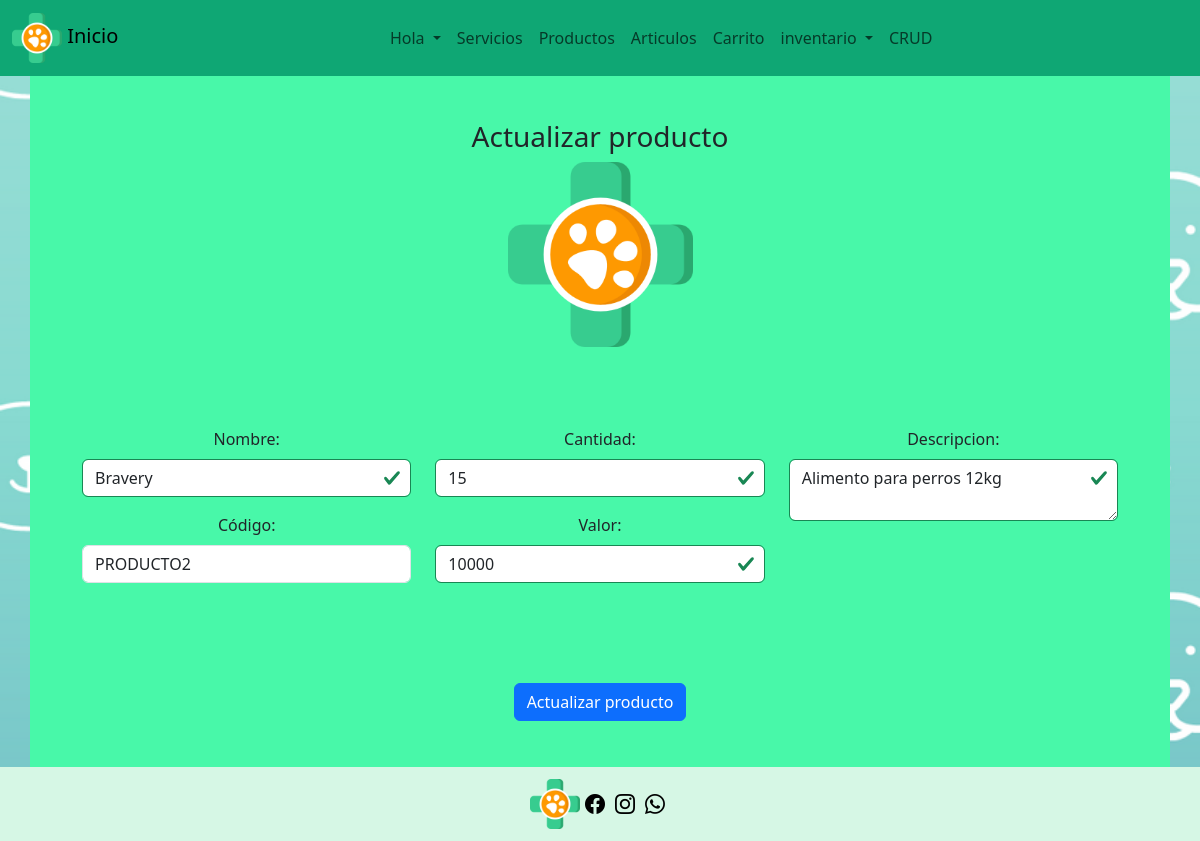
Before: /productos_findEdit/PRODUCTO2/ (signed in) with the older database file.
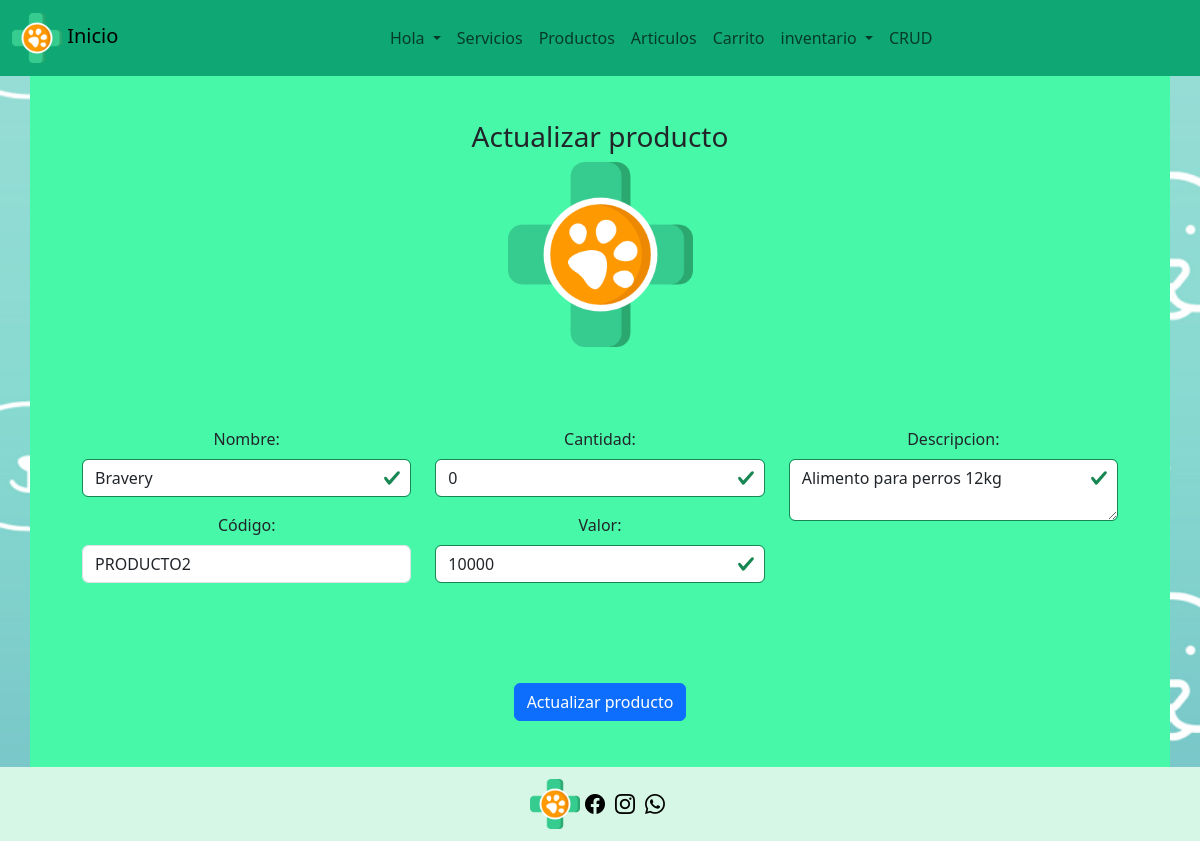
After: the same page with the newer database file.
### veterinaria/models.py (models this page shows, shortened)
class Producto(models.Model):
    codigo = models.CharField(max_length=10, primary_key=True)
    nombre = models.CharField(max_length=20)
    descripcion = models.CharField(max_length=100)
    valor = models.IntegerField()
    cantidad = models.IntegerField()
    imagen = models.ImageField(upload_to='productos/', blank=True, null=True)

### veterinaria/views.py (the view)
# urls.py: path('productos_findEdit/<str:pk>/', views.productos_findEdit, name='productos_findEdit'),
@staff_member_required
def productos_findEdit(request, pk):
    if pk != "":
        producto = Producto.objects.get(codigo=pk)
        context={'producto':producto}
        if producto:
            return render(request, 'veterinaria/productoEdit.html', context)
        else:
            context={'mensaje': "Error, codigo no existe..."}
            return render(request, 'veterinaria/productosCrud.html', context)

### veterinaria/templates/veterinaria/productoEdit.html (shortened to what this page needs)
{% extends 'veterinaria/base.html' %}
{% load static %}
{% block content %}
  <section class="container">
    <div class="container">
      <div class="text-center">
        <h3>Actualizar producto</h3>
        <img src="{% static 'imagenes/logo.png' %}" style="width: 185px;" alt="logo">
      </div>
    </div>
    <form action="{% url 'productoUpdate' %}" method="post" enctype="multipart/form-data" class="was-validated">
      <div class="container row mx-auto registro">
        <div class="col-md-4 col-lg-4">
          <div class="mb-3 ">
            <label for="nombre" class="form-label">Nombre:</label>
            <input type="text" class="form-control" id="nombre" placeholder="Ingresa el nombre" name="nombre" value="{{ producto.nombre }}" required autocomplete="off" oninput="validarTexto('nombre')">
          </div>
          <div class="mb-3 ">
            <label for="codigo" class="form-label">Código:</label></th>
            <input type="text" class="form-control" id="codigo" placeholder="Ingresa el código" name="codigo" value="{{ producto.codigo }}" readonly>
          </div>
        </div>
        <div class="col-md-4 col-lg-4">
          <div class="mb-3 ">
            <label for="cantidad" class="form-label">Cantidad:</label>
            <input type="text" class="form-control" id="cantidad" placeholder="Ingresa la cantidad" name="cantidad" value="{{ producto.cantidad }}" required autocomplete="off" oninput="validarNumero('cantidad')">
          </div>
          <div class="mb-3 ">
            <label for="valor" class="form-label">Valor:</label>
            <input type="text" class="form-control" id="valor" placeholder="Ingresa el valor" name="valor" value="{{ producto.valor }}" required autocomplete="off" oninput="validarNumero('valor')">
          </div>
        </div>
        <div class="col-md-4 col-lg-4">
          <div class="mb-3 ">
            <label for="descripcion" class="form-label">Descripcion:</label>
            <textarea type="text" class="form-control" id="descripcion" placeholder="Ingresa la descripcion" name="descripcion" required autocomplete="off" oninput="validarTexto('descripcion')">{{ producto.descripcion }}</textarea>
          </div>
        </div>
      </div>
      <br>
      <button type="submit" class="btn btn-primary"id="botonCrearCuenta"onclick="validarProducto()">Actualizar producto</button>
  </form>
  </section>
{% endblock %}

Changed rows visible on the page:
changed Producto "Bravery": cantidad "15" → "0"
